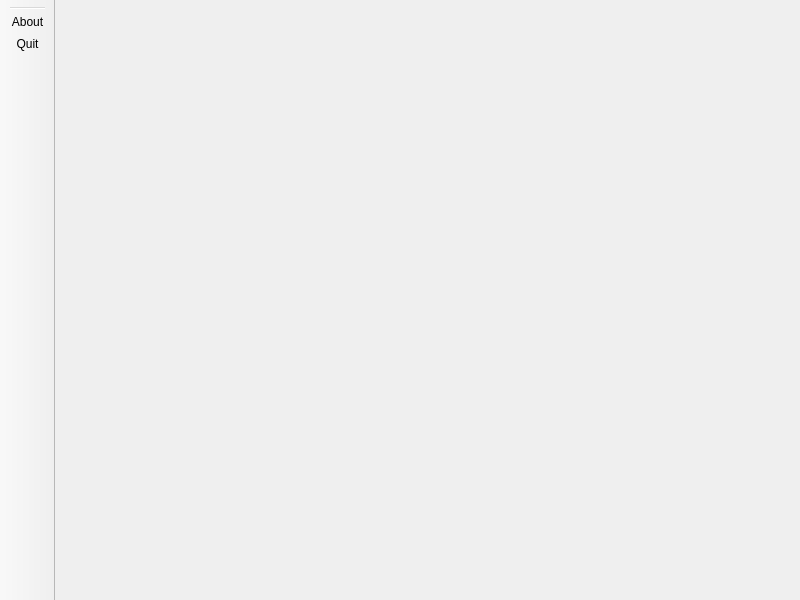
<?xml version="1.0" encoding="UTF-8"?>
<ui version="4.0">
 <class>MainWindow</class>
 <widget class="QMainWindow" name="MainWindow">
  <property name="geometry">
   <rect>
    <x>0</x>
    <y>0</y>
    <width>800</width>
    <height>600</height>
   </rect>
  </property>
  <property name="windowTitle">
   <string>Diffusion Curves</string>
  </property>
  <widget class="QWidget" name="centralwidget">
   <layout class="QGridLayout" name="gridLayout"/>
  </widget>
  <widget class="QToolBar" name="toolBar">
   <property name="windowTitle">
    <string>toolBar</string>
   </property>
   <property name="movable">
    <bool>false</bool>
   </property>
   <property name="iconSize">
    <size>
     <width>48</width>
     <height>48</height>
    </size>
   </property>
   <property name="toolButtonStyle">
    <enum>Qt::ToolButtonTextUnderIcon</enum>
   </property>
   <property name="floatable">
    <bool>true</bool>
   </property>
   <attribute name="toolBarArea">
    <enum>LeftToolBarArea</enum>
   </attribute>
   <attribute name="toolBarBreak">
    <bool>false</bool>
   </attribute>
   <addaction name="separator"/>
   <addaction name="actionAbout"/>
   <addaction name="actionQuit"/>
  </widget>
  <action name="actionQuit">
   <property name="icon">
    <iconset resource="MainWindow.qrc">
     <normaloff>:/Icon/res/quit.png</normaloff>:/Icon/res/quit.png</iconset>
   </property>
   <property name="text">
    <string>Quit</string>
   </property>
  </action>
  <action name="actionAbout">
   <property name="icon">
    <iconset resource="MainWindow.qrc">
     <normaloff>:/Icon/res/about.png</normaloff>:/Icon/res/about.png</iconset>
   </property>
   <property name="text">
    <string>About</string>
   </property>
  </action>
 </widget>
 <resources>
  <include location="MainWindow.qrc"/>
 </resources>
 <connections/>
</ui>
